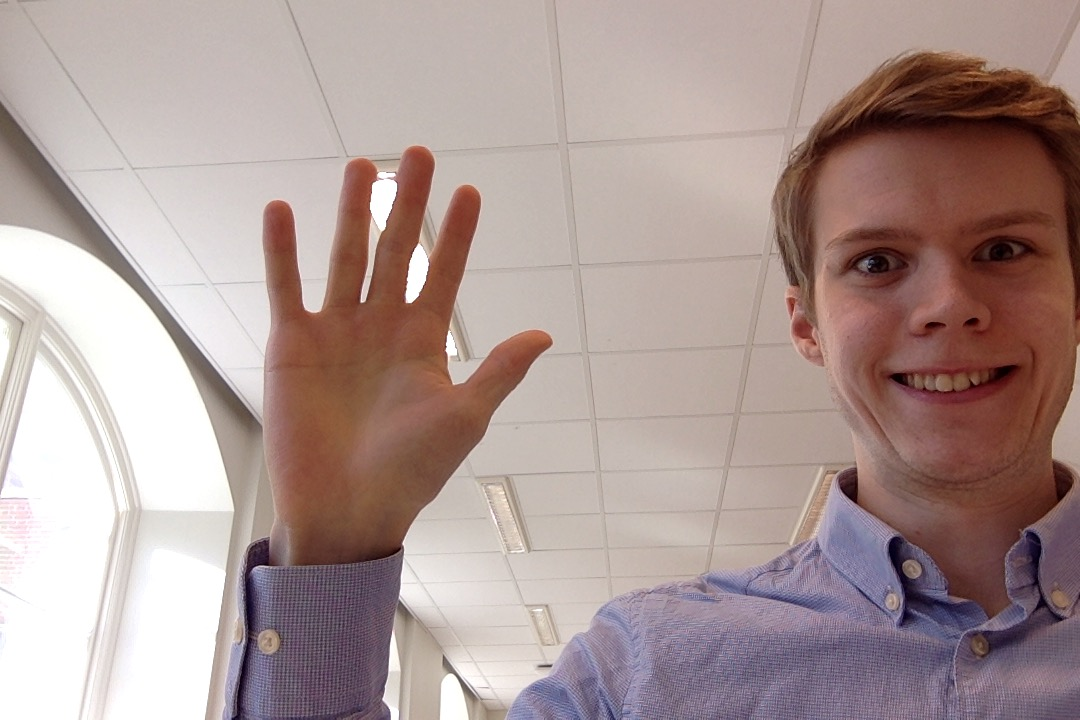
%> input picture images/signesImage1.jpg, 1080 x 720 px
$ octave test_code_viktor.m   (GNU Octave 9; MATLAB toolbox functions it lacks are replaced by stand-ins)
%> lines starting %> are read from the running program, lines starting %| are printed output that depends on the picture
clc
clear all
addpath ./lib/analysis_modules/
%%
I = imread('images/signesImage1.jpg');
%> I is the input picture: size 720x1080x3 uint8; mean R, G, B 171.7, 151.9, 148.7
figure(1); clf; hold on
imshow(I);

%%
I = double(I);
%> I: size 720x1080x3 double

red = I(:,:,1);
green = I(:,:,2);
blue = I(:,:,3);
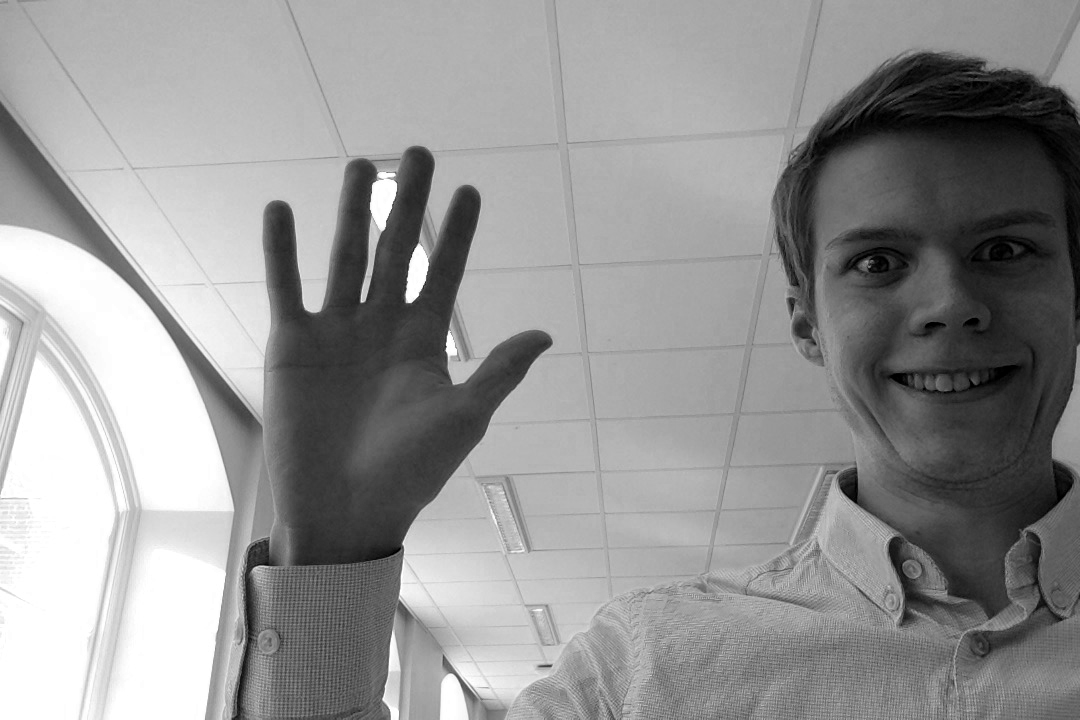
%> blue: size 720x1080 double; min 0, max 255, mean 148.7

sumImage = sqrt(sum(I,3));
redNorm1 = 255 * I(:,:,1) ./ sumImage;
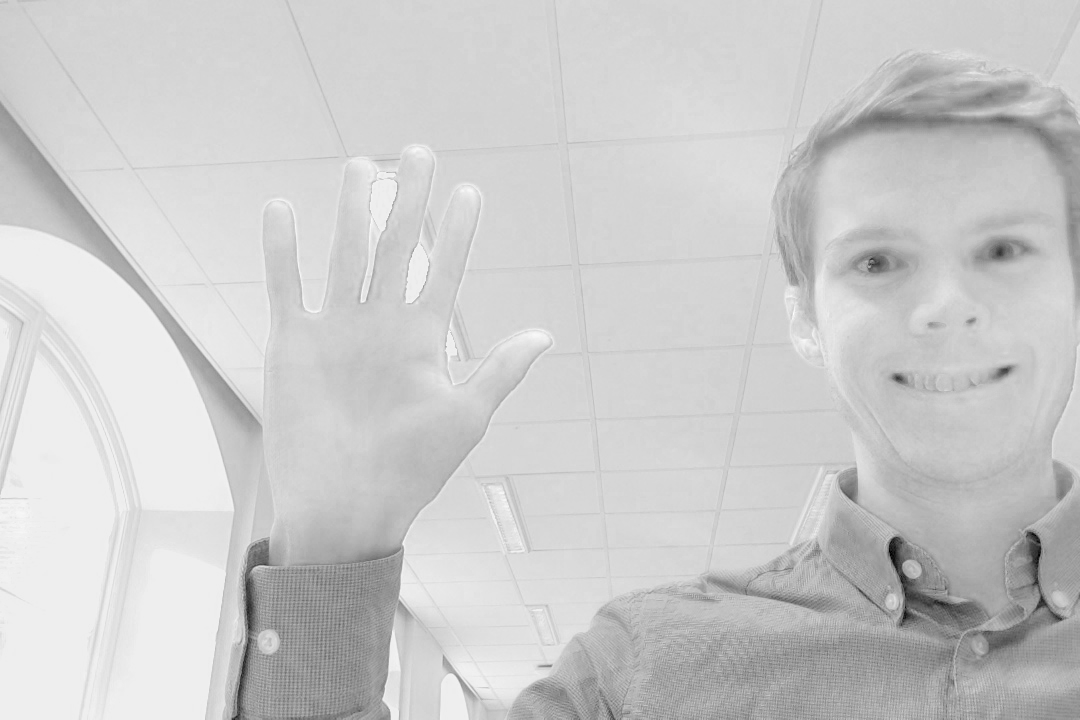
%> redNorm1: size 720x1080 double; min 54.37, max 2511.4, mean 2016.7; drawn with min black and max white
greenNorm1 = 255 * I(:,:,2) ./ sumImage;
blueNorm1 = 255 * I(:,:,3) ./ sumImage;
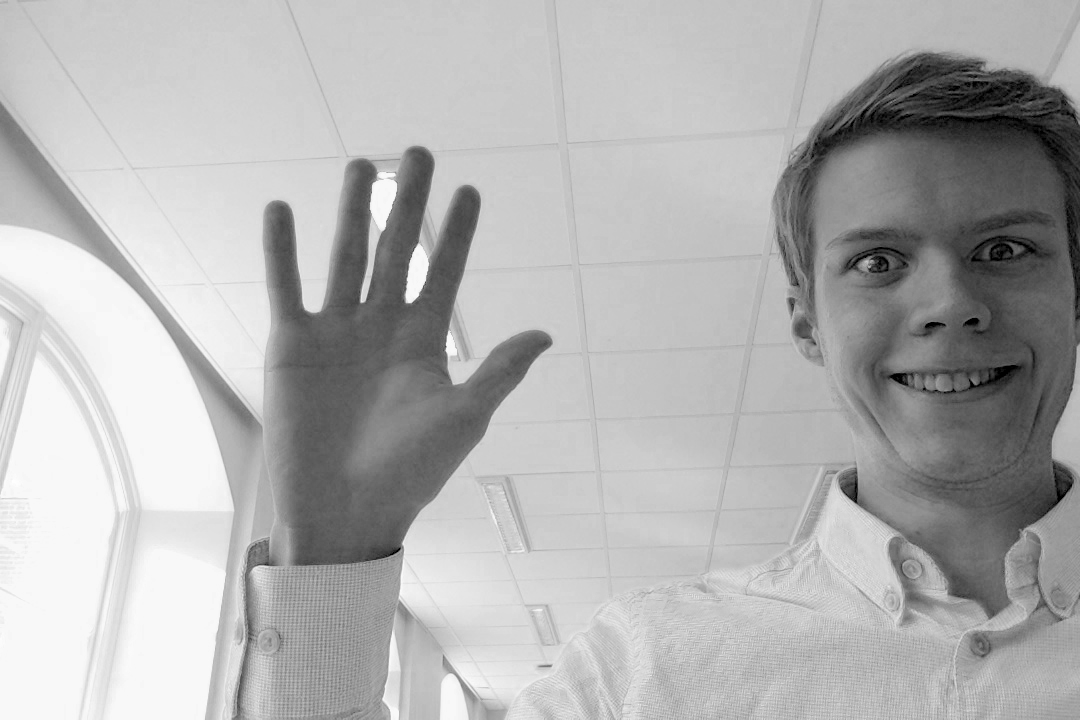
%> blueNorm1: size 720x1080 double; min 0, max 2415, mean 1683.2; drawn with min black and max white

sqrtSumImage = sqrt(sum(I.^2,3));
redNorm2 = 255 * I(:,:,1) ./ sqrtSumImage;
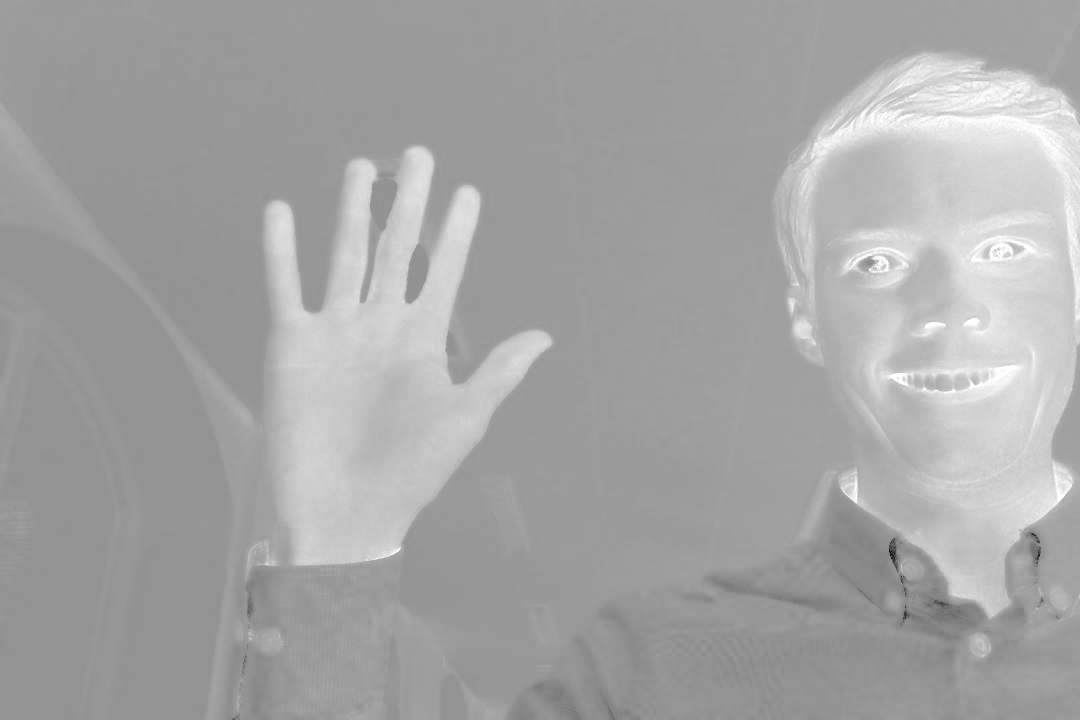
%> redNorm2: size 720x1080 double; min 12.13, max 255, mean 165.5
greenNorm2 = 255 * I(:,:,2) ./ sqrtSumImage;
blueNorm2 = 255 * I(:,:,3) ./ sqrtSumImage;
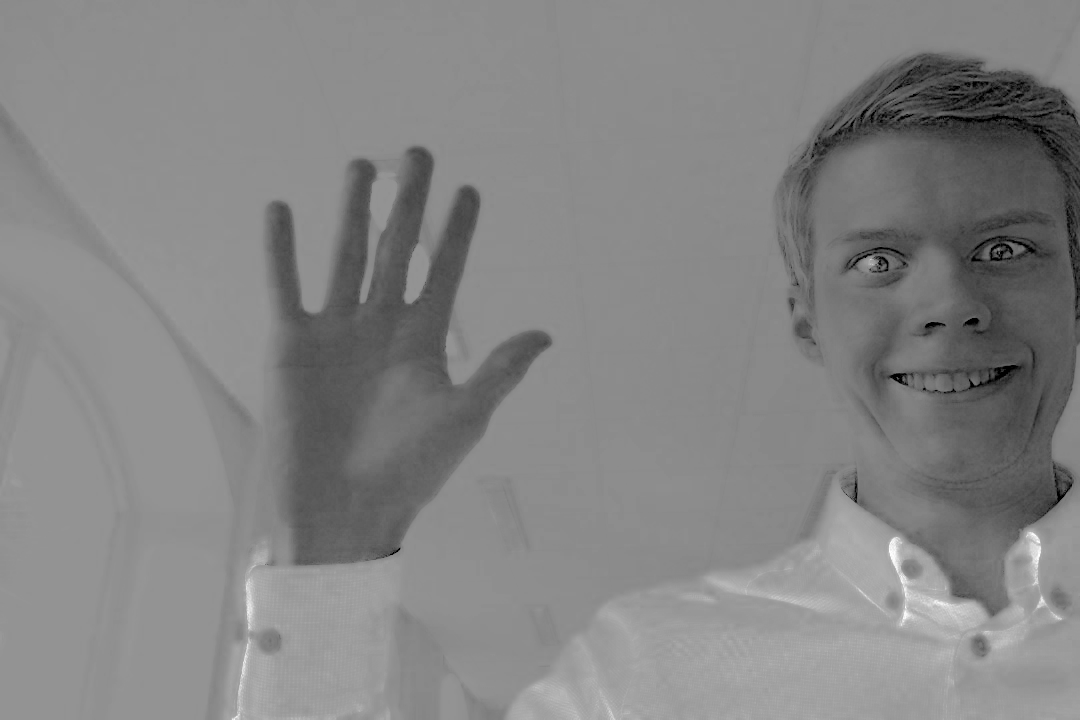
%> blueNorm2: size 720x1080 double; min 0, max 254.7, mean 132.6

% Sample means
n = 10;
rgb1 = zeros(n,3);
rgb2 = zeros(n,3);
rgb3 = zeros(n,3);

for k = 1:n
%> (the run ends here)

$ run again, with images/hands.jpg copied over images/signesImage1.jpg
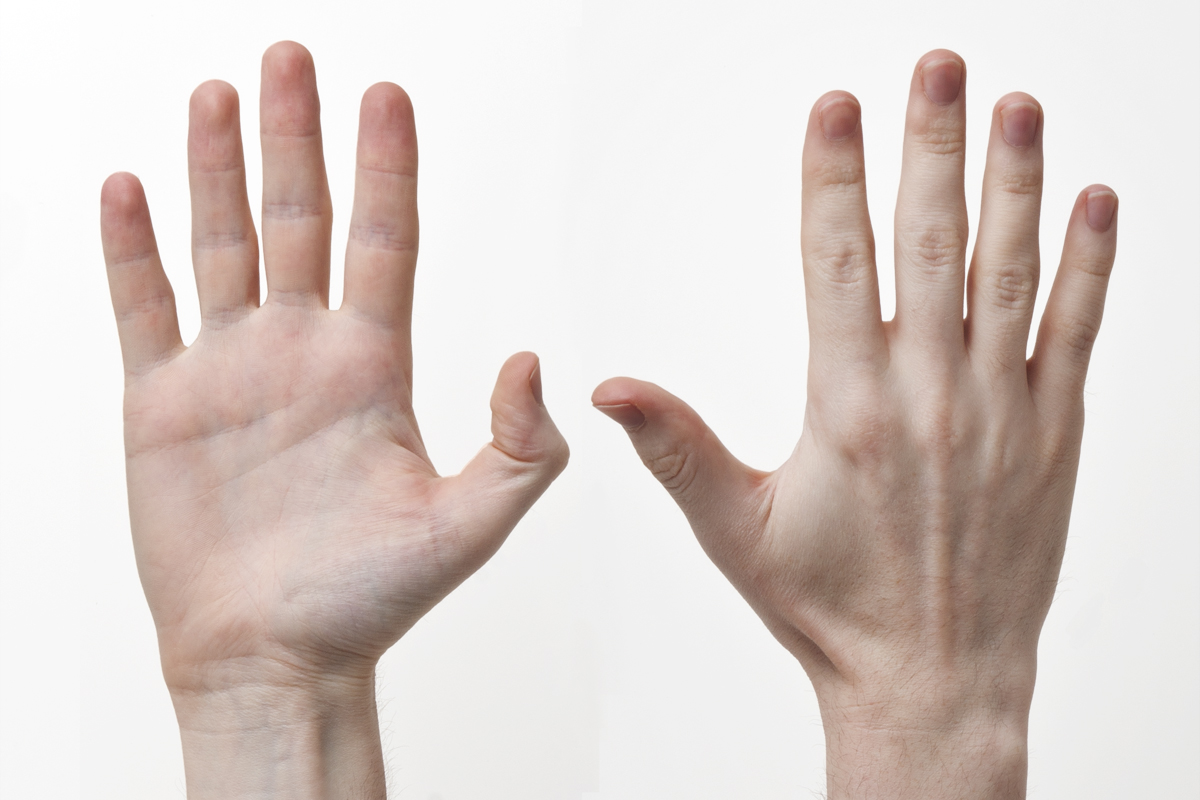
%> input picture images/hands.jpg, 1200 x 800 px
%> I is the input picture: size 800x1200x3 uint8; mean R, G, B 218.4, 206.5, 201.5
%> I: size 800x1200x3 double
%> `sqrtSumImage = sqrt(sum(I.^2,3));`:
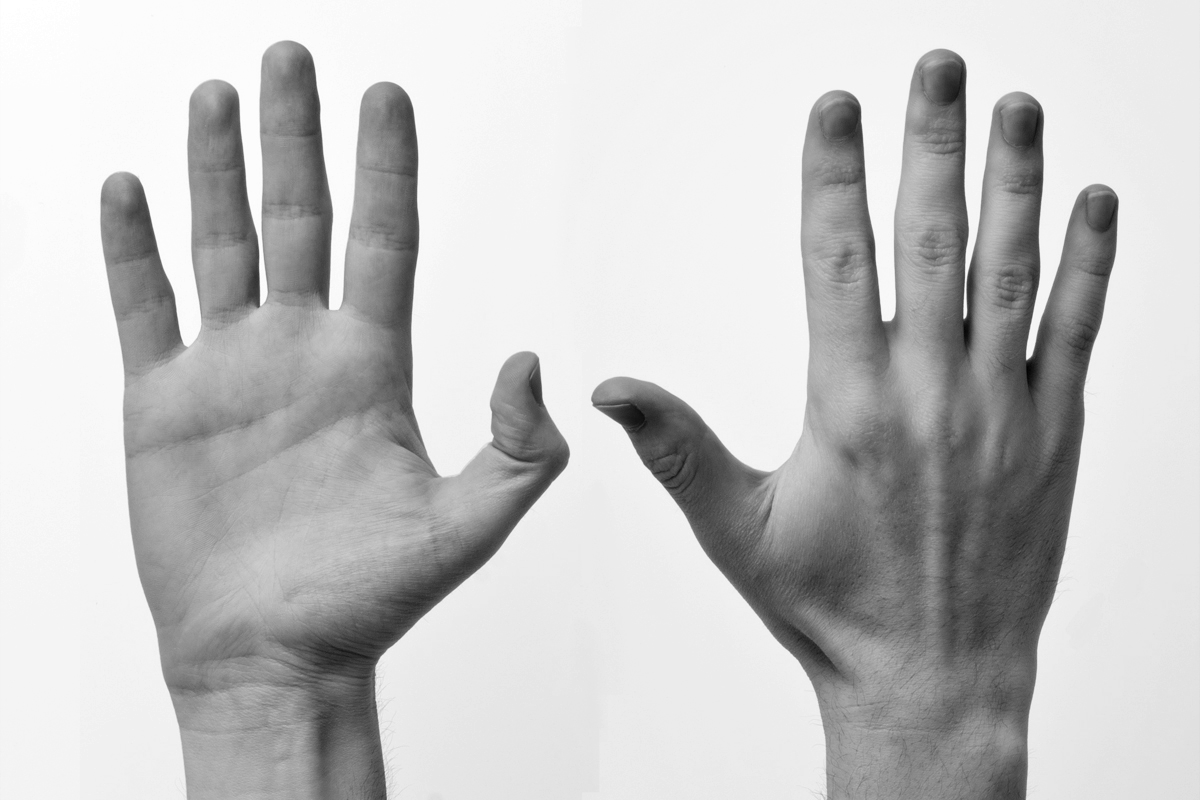
%> sqrtSumImage: size 800x1200 double; min 100.6, max 441.7, mean 362.4; drawn with min black and max white
%> `greenNorm2 = 255 * I(:,:,2) ./ sqrtSumImage;`:
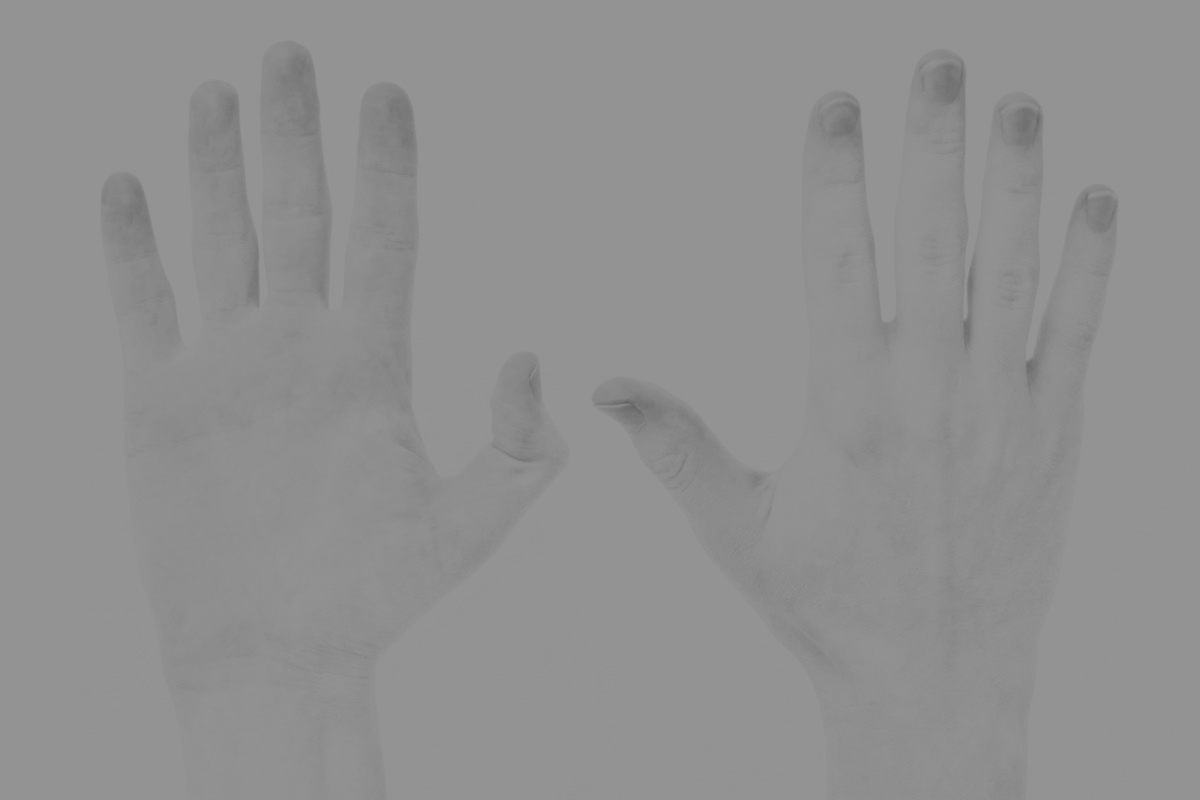
%> greenNorm2: size 800x1200 double; min 101.3, max 149, mean 144.5
